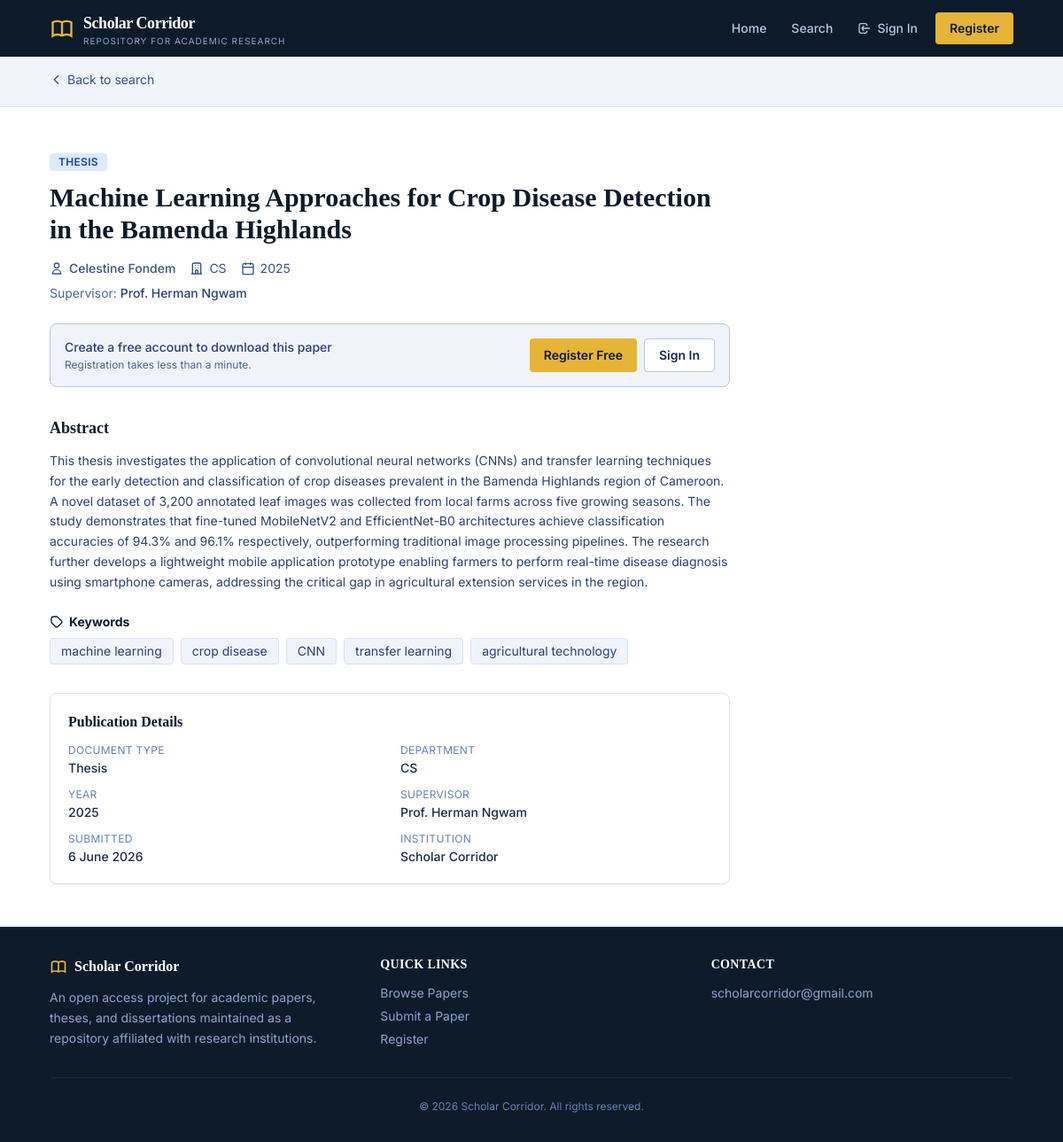
Page /papers/ml-crop-detection-bamenda-highlands/ on the committed database.
### repository/models.py (models this page shows, shortened)
class Paper(models.Model):
    title = models.CharField(max_length=500)
    abstract = models.TextField()
    author = models.ForeignKey(User, on_delete=models.CASCADE, related_name="papers")
    department = models.CharField(max_length=100)
    supervisor = models.CharField(max_length=200, blank=True)
    year = models.IntegerField()
    document_type = models.CharField(max_length=20, choices=DocumentType.choices)
    keywords = models.CharField(
        max_length=500, blank=True, help_text="Comma-separated keywords"
    )
    pdf_file = models.FileField(upload_to="papers/", blank=True)
    status = models.CharField(
        max_length=20, choices=PaperStatus.choices, default=PaperStatus.PENDING
    )
    slug = models.SlugField(max_length=500, unique=True)
    submission_date = models.DateTimeField(auto_now_add=True)
    reviewed_at = models.DateTimeField(null=True, blank=True)
    class Meta:
        ordering = ["-submission_date"]
    def keyword_list(self):
        if not self.keywords:
            return []
        return [k.strip() for k in self.keywords.split(",") if k.strip()]
    @property
    def citation_publication_date(self):
        return f"{self.year}/01/01"
    @property
    def citation_online_date(self):
        return self.submission_date.strftime("%Y/%m/%d")
    @property
    def citation_pdf_url(self):
        if self.pdf_file:
            return self.pdf_file.url
        return ""
    @property
    def institution_name(self):
        return "Scholar Corridor"

### repository/views.py (the view)
# urls.py: path("papers/<slug:slug>/", views.paper_detail, name="paper_detail"),
def paper_detail(request, slug):
    paper = get_object_or_404(Paper, slug=slug, status=PaperStatus.APPROVED)
    return render(request, "repository/paper_detail.html", {"paper": paper})

### repository/templates/repository/paper_detail.html (shortened to what this page needs)
{% extends 'base.html' %}
{% block content %}
<div class="bg-navy-50 border-b border-navy-100">
    <div class="max-w-6xl mx-auto px-4 sm:px-6 lg:px-8 py-4">
        <a href="{% url 'search' %}" class="inline-flex items-center gap-1 text-sm text-navy-600 hover:text-navy-800 transition-colors">
            <svg class="w-4 h-4" fill="none" stroke="currentColor" stroke-width="2" viewBox="0 0 24 24"><path d="M15 19l-7-7 7-7"/></svg>
            Back to search
        </a>
    </div>
</div>
<article class="py-8 md:py-12">
    <div class="max-w-6xl mx-auto px-4 sm:px-6 lg:px-8">
        <div class="max-w-3xl">
            <span class="inline-flex items-center px-2.5 py-0.5 rounded text-xs font-semibold uppercase tracking-wide mb-3
                {% if paper.document_type == 'thesis' %}bg-blue-100 text-blue-800
                {% elif paper.document_type == 'dissertation' %}bg-emerald-100 text-emerald-800
                {% else %}bg-amber-100 text-amber-800{% endif %}">
                {{ paper.get_document_type_display }}
            </span>
            <h1 class="font-serif text-2xl md:text-3xl font-bold text-navy-900 leading-snug">{{ paper.title }}</h1>
            <div class="mt-4 flex flex-wrap items-center gap-x-4 gap-y-2 text-sm text-navy-600">
                <a href="{% url 'author_profile' paper.author.pk %}" class="flex items-center gap-1.5 hover:text-navy-800 transition-colors font-medium">
                    <svg class="w-4 h-4" fill="none" stroke="currentColor" stroke-width="2" viewBox="0 0 24 24"><path d="M16 7a4 4 0 11-8 0 4 4 0 018 0M12 14a7 7 0 00-7 7h14a7 7 0 00-7-7z"/></svg>
                    {{ paper.author.get_full_name|default:paper.author.email }}
                </a>
                <span class="flex items-center gap-1.5">
                    <svg class="w-4 h-4" fill="none" stroke="currentColor" stroke-width="2" viewBox="0 0 24 24"><path d="M19 21V5a2 2 0 00-2-2H7a2 2 0 00-2 2v16m14 0h2m-2 0h-5m-9 0H3m2 0h5M9 7h1m-1 4h1m4-4h1m-1 4h1m-5 10v-5a1 1 0 011-1h2a1 1 0 011 1v5m-4 0h4"/></svg>
                    {{ paper.department }}
                </span>
                <span class="flex items-center gap-1.5">
                    <svg class="w-4 h-4" fill="none" stroke="currentColor" stroke-width="2" viewBox="0 0 24 24"><rect x="3" y="4" width="18" height="18" rx="2" ry="2"/><line x1="16" y1="2" x2="16" y2="6"/><line x1="8" y1="2" x2="8" y2="6"/><line x1="3" y1="10" x2="21" y2="10"/></svg>
                    {{ paper.year }}
                </span>
            </div>
            {% if paper.supervisor %}
            <p class="mt-2 text-sm text-navy-500">Supervisor: <span class="font-medium text-navy-700">{{ paper.supervisor }}</span></p>
            {% endif %}
            {% if paper.pdf_file %}
            <div class="mt-6">
                {% if user.is_authenticated %}
                <a href="{% url 'download_paper' paper.slug %}" class="inline-flex items-center justify-center gap-2 px-5 py-2.5 bg-navy-800 text-white font-semibold text-sm rounded hover:bg-navy-700 transition-colors">
                    <svg class="w-4 h-4" fill="none" stroke="currentColor" stroke-width="2" viewBox="0 0 24 24"><path d="M21 15v4a2 2 0 01-2 2H5a2 2 0 01-2-2v-4M7 10l5 5 5-5M12 15V3"/></svg>
                    Download Full PDF
                </a>
                {% else %}
                <div class="bg-navy-50 border border-navy-200 rounded-lg p-4 flex flex-col sm:flex-row items-start sm:items-center gap-3">
                    <div class="flex-1">
                        <p class="text-sm text-navy-700 font-medium">Create a free account to download this paper</p>
                        <p class="text-xs text-navy-500 mt-0.5">Registration takes less than a minute.</p>
                    </div>
                    <div class="flex gap-2">
                        <a href="{% url 'signup' %}" class="inline-flex items-center justify-center px-4 py-2 bg-gold-400 text-navy-900 font-semibold text-sm rounded hover:bg-gold-500 transition-colors">Register Free</a>
                        <a href="{% url 'login' %}" class="inline-flex items-center justify-center px-4 py-2 bg-white text-navy-800 font-semibold text-sm rounded border border-navy-200 hover:bg-navy-50 transition-colors">Sign In</a>
                    </div>
                </div>
                {% endif %}
            </div>
            {% endif %}
            <section class="mt-8">
                <h2 class="font-serif text-lg font-bold text-navy-900 mb-3">Abstract</h2>
                <div class="text-navy-700 leading-relaxed text-sm whitespace-pre-line">{{ paper.abstract }}</div>
            </section>
            {% if paper.keyword_list %}
            <section class="mt-6">
                <h3 class="flex items-center gap-1.5 text-sm font-bold text-navy-900 mb-2">
                    <svg class="w-4 h-4" fill="none" stroke="currentColor" stroke-width="2" viewBox="0 0 24 24"><path d="M7 7h.01M7 3h5c.512 0 1.024.195 1.414.586l7 7a2 2 0 010 2.828l-7 7a2 2 0 01-2.828 0l-7-7A2 2 0 013 12V7a4 4 0 014-4z"/></svg>
                    Keywords
                </h3>
                <div class="flex flex-wrap gap-2">
                    {% for kw in paper.keyword_list %}
                    <a href="{% url 'search' %}?q={{ kw }}" class="px-3 py-1 bg-navy-50 text-navy-700 text-sm rounded border border-navy-100 hover:bg-navy-100 transition-colors">{{ kw }}</a>
                    {% endfor %}
                </div>
            </section>
            {% endif %}
            <section class="mt-8 bg-white border border-navy-100 rounded-lg shadow-sm p-5">
                <h3 class="font-serif text-base font-bold text-navy-900 mb-3">Publication Details</h3>
                <dl class="grid grid-cols-1 sm:grid-cols-2 gap-x-6 gap-y-3 text-sm">
                    <div>
                        <dt class="text-navy-400 uppercase tracking-wide text-xs">Document Type</dt>
                        <dd class="text-navy-800 font-medium mt-0.5">{{ paper.get_document_type_display }}</dd>
                    </div>
                    <div>
                        <dt class="text-navy-400 uppercase tracking-wide text-xs">Department</dt>
                        <dd class="text-navy-800 font-medium mt-0.5">{{ paper.department }}</dd>
                    </div>
                    <div>
                        <dt class="text-navy-400 uppercase tracking-wide text-xs">Year</dt>
                        <dd class="text-navy-800 font-medium mt-0.5">{{ paper.year }}</dd>
                    </div>
                    {% if paper.supervisor %}
                    <div>
                        <dt class="text-navy-400 uppercase tracking-wide text-xs">Supervisor</dt>
                        <dd class="text-navy-800 font-medium mt-0.5">{{ paper.supervisor }}</dd>
                    </div>
                    {% endif %}
                    <div>
                        <dt class="text-navy-400 uppercase tracking-wide text-xs">Submitted</dt>
                        <dd class="text-navy-800 font-medium mt-0.5">{{ paper.submission_date|date:"j F Y" }}</dd>
                    </div>
                    <div>
                        <dt class="text-navy-400 uppercase tracking-wide text-xs">Institution</dt>
                        <dd class="text-navy-800 font-medium mt-0.5">{{ paper.institution_name }}</dd>
                    </div>
                </dl>
            </section>
        </div>
    </div>
</article>
{% endblock %}

### rows in the picture
Paper: document_type "THESIS", title "Machine Learning Approaches for Crop Disease Detection in the Bamenda Highlands", author.get_full_name "Celestine Fondem", department "CS", year "2025", supervisor "Prof. Herman Ngwam", abstract "This thesis investigates the application of convolutional neural networks (CNNs) and transfer learning techniques for the early detection and classification of crop diseases prevalent in the Bamenda Highlands region of Cameroon. A novel dataset of 3,200 annotated leaf images was collected from local farms across five growing seasons. The study demonstrates that fine-tuned MobileNetV2 and EfficientNet-B0 architectures achieve classification accuracies of 94.3% and 96.1% respectively, outperforming traditional image processing pipelines. The research further develops a lightweight mobile application prototype enabling farmers to perform real-time disease diagnosis using smartphone cameras,…", document_type "Thesis", submission_date "6 June 2026", institution_name "Scholar Corridor"

### other values in the picture
{{ kw }} "machine learning" "crop disease" "CNN" "transfer learning" "agricultural technology"
